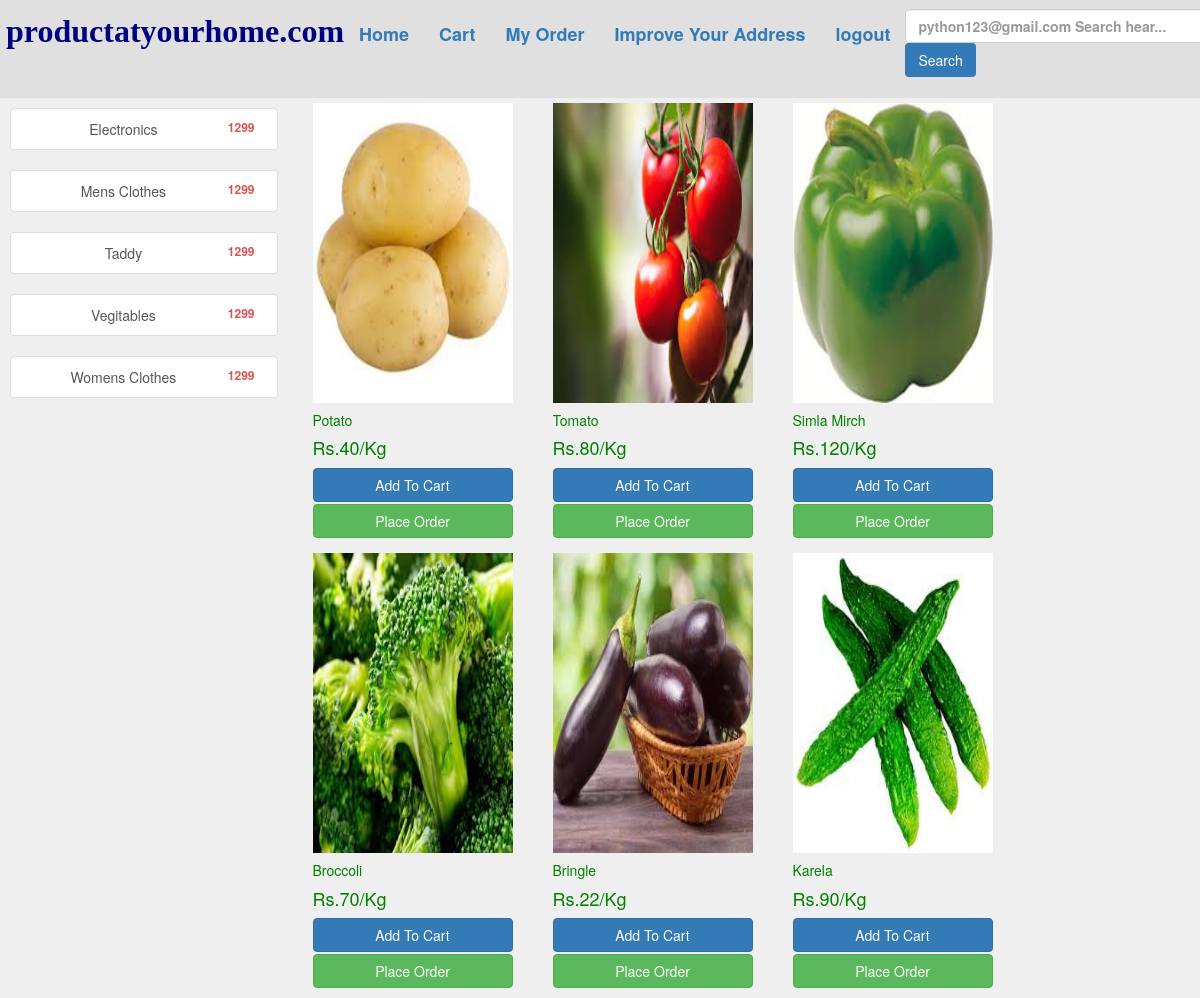
Page /home/?category=Vegitables (signed in) on the committed database.
### abstractapp/models.py (models this page shows, shortened)
class User(AbstractBaseUser,PermissionsMixin):
    name=models.CharField(max_length=100)
    email=models.EmailField(_('email address'),unique=True)
    phone=models.CharField(max_length=10)
    status=models.BooleanField(default=True)
    is_staff=models.BooleanField(default=False)
    is_active =models.BooleanField(default=True)
    cuntry = models.CharField(max_length=20, null=True, blank=True)
    state=models.CharField(default= None,max_length=20,null=True, blank=True)
    city=models.CharField(max_length=20,default=None,null=True, blank=True)
    landmark = models.CharField(max_length=30, null=True, default=None, blank=True)
    road = models.CharField(max_length=50, null=True, default=None, blank=True)
    place=models.CharField(max_length=50, blank=True,null=True,default=None)
    pin=models.IntegerField(max_length=6,null=True,default=None, blank=True)
    USERNAME_FIELD = 'email'
    REQUIRED_FIELDS = ['name','phone']
    objects=CustomerUserManager()

class Product(models.Model):
    pname=models.CharField(max_length=250)
    ptitle=models.TextField(max_length=300)
    cat=models.CharField(choices=CAT_CHOISES,max_length=20)
    quantity_type=models.CharField(choices=CAT_TYPE_CHOISES,max_length=20)
    prize=models.BigIntegerField(max_length=5)
    offer=models.IntegerField(max_length=3)
    image=models.ImageField(upload_to="images",max_length=500)
    total=models.IntegerField(max_length=5)
    aval=models.IntegerField(max_length=5)

### abstractapp/views.py (the view, shortened to what this page needs)
# urls.py: path('home/',views.Home.as_view()),
class Home(View):
    category_data=Product.objects.filter(cat="/Pies")
    print(category_data,"<--category_data")
    data = Product.objects.all()
    category_data = Product.objects.raw('SELECT * FROM abstractapp_product group by "cat"') ## Its Filter all ctegory from products
    def get(self, request):
        if request.user.is_authenticated:
            cart_item = request.session.get('cart')
            category = request.GET.get('category')
            print(category,"<- this is category ")
            if category:
                category_wise = Product.objects.filter(cat=category)
                for i in self.category_data:
                    print(i.cat)
                return render(request, "home.html",
                              {'cart': cart_item, 'category_data': self.category_data, 'data': category_wise})
            else:
                return render(request, "home.html",
                              {'cart': cart_item, 'category_data': self.category_data, 'data': self.data})
        else:
            return HttpResponse(f'''<center style="color:red"><h1>You'r not authinticated..<br><h4><a href="/login">Login First!''')

### templates/home.html (shortened to what this page needs)
<!DOCTYPE html>
<html lang="en">
<head>
    {% extends "base.html" %}
    {% load cart %}
{% block body %}
<div class="row" style="background:1;margin-top:-x;">
    <div class="col-sm-3" style="margin-top:10px;height:600px">
        <div style="margin-left:10px">
            {% for i in category_data %}
            <div class="list-group">
                <a href="?category={{i.cat}}" class="btn btn-danger list-group-item"><span class="badge">1299</span>{{i.cat}}</a>
            </div>
            {% endfor %}
        </div>
    </div>
    <div class="col-sm-9">
        <div class="row">
            {% for i in data %}
            <div class="col-sm-2 shadow-lg p-3 mb-5 bg-body rounded"
                 style="margin-bottom:10px;margin:5px;color:green;width:auto">
                <div class="card bg-daner" style="width:20rem;margin:px">
                    <div class="card-body" style="margin:px;overflow:hidden;">
                        <img src="/media/{{i.image}}" alt="Love" width="200px" height=300px>
                        <p class="card-text"><h5>{{i.pname}}</h5></p>
                        <h4 class="card-title">Rs.{{i.prize}}{{i.quantity_type}}</h4>
                        <form action="" method="POST">
                            <input type="submit" name="submit" value="Add To Cart"
                                   class="btn btn-primary border col-sm-12" style="margin-left:px;margin-bottom:2px">
                        </form>
                        <a href="/order/{{i.id}}" class="btn btn-success border col-sm-12"
                           style="margin-left:px;margin-bottom:5px">Place Order</a>
                    </div>
                </div>
            </div>
            {% endfor %}
        </div>
    </div>
    {% endblock %}

### templates/base.html (shortened to what this page needs)
<!DOCTYPE html>
<html lang="en">
<head>
  <link rel="stylesheet" href="https://maxcdn.bootstrapcdn.com/bootstrap/3.4.1/css/bootstrap.min.css">
</head>
<body style="background:#1111">
<div class="row" style="background:#1111">
    <b><nav class="navbar navbar-dark">
        <ul class="nav navbar-nav" style="margin-left:20px;font-size:large;">
            <li><div style=color:red;font-size:xx-large;font-family:mospace;color:navy;"><b>productatyourhome.com</b></div></li>
            <li><a href="/home">Home</a></li>
            <li><a href="/cart">Cart</a></li>
            <li><a href="/myorder">My Order</a></li>
            <li><a href="" type="button" data-toggle="modal" data-target="#myModal">Improve Your Address</a href=""></li>
            <li><a href="/logout">logout</a></li>
        </ul>
        <span>
                <form class="form-inline" style="margin-top:8px">
                <input class="form-control" type="search" placeholder="{{request.user}} Search hear..." aria-label="Search" style="width:300px">
                <button class="btn btn-outline-success my-2 my-sm-0 bg-primary" type="submit">Search</button>
            </form></span>
    </nav>
</div>
{% block body %}
{% endblock %}
</body>
</html>

### rows in the picture
User: user "python123@gmail.com Search hear..."
Product: cat "Electronics"
Product: cat "Mens Clothes"
Product: cat "Taddy"
Product: cat "Vegitables", image (picture), pname "Potato", prize "40", quantity_type "/Kg"
Product: cat "Womens Clothes"
Product: image (picture), pname "Tomato", prize "80", quantity_type "/Kg"
Product: image (picture), pname "Simla Mirch", prize "120", quantity_type "/Kg"
Product: image (picture), pname "Broccoli", prize "70", quantity_type "/Kg"
Product: image (picture), pname "Bringle", prize "22", quantity_type "/Kg"
Product: image (picture), pname "Karela", prize "90", quantity_type "/Kg"
